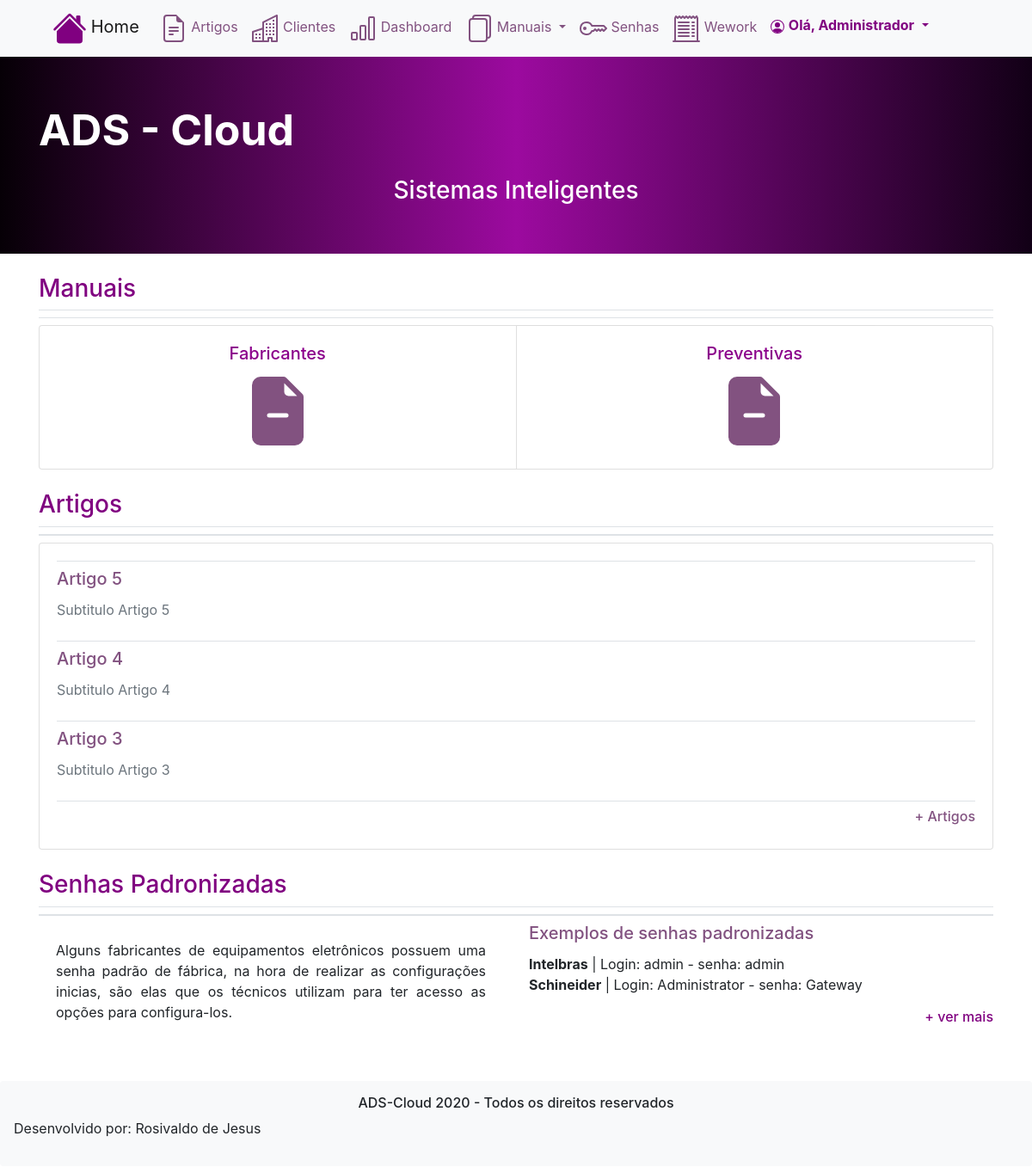
The app's page / (signed in) with its own data.
### evertical/models.py (models this page shows, shortened)
class tbArtigos(models.Model):
    artigoTitulo = models.CharField(max_length=255, blank=True, null=True)
    artigoSubtitulo = models.CharField(max_length=255, blank=True, null=True)
    artigoTexto = RichTextField(blank=True, null=True)
    class Meta:
        db_table = 'tbArtigos'
        verbose_name_plural = 'Artigos'

### evertical/views.py (the view)
# urls.py: path('', index),
@login_required(login_url='/login/')
def index(request):
    artigo = tbArtigos.objects.all().order_by('-id')[:3]
    return render(request, 'index.html', {'artigo': artigo})

### templates/index.html (shortened to what this page needs)
{% extends "base.html" %}
{% load static %}
{% block content %}
<link rel="stylesheet" href="{% static 'css/style.css' %}">
<link rel="stylesheet" type="text/css" href="css/style.css">
	<section>
		{% include "brBanner.html" %}
	</section>
	<br>
<div class="container-xl">
	<section>
		<h2 class="border-bottom   text-info">
            <a class="card-link">
                <h3 style="color: purple">Manuais</h3>
            </a>
		  </h2>
		<h2 class="border-bottom   text-info">
		</h2>
		<div class="card-group">
			<div class="card">
        		<div class="card-body">
		    		<div class="img_manuais" align="center">
					<h5 style="color: darkmagenta">Fabricantes</h5>
                    <a class="btn btn-outline" href="/manuaisFabricantes/" role="button" style="color: #825280">
                    </a>
				</div>
		   </div>
		</div>
		<div class="card">
      		<div class="card-body">
      			<div class="img_manuais" align="center">
		  			<h5 style="color: darkmagenta">
		    			Preventivas
					</h5>
						<a class="btn btn-outline" href="/manuaisPreventivas/" role="button" style="color: #825280">
						</a>
				</div>
			</div>
		</div>
	</section>
	<br>
	<section>
		 <h2 class="border-bottom text-info">
            <a class="card-link">
                <h3 style="color: purple">Artigos</h3>
            </a>
		 </h2>
		<h2 class="border-bottom  border text-info">
		 </h2>
		<div class="card" style=>
			<div class="card-body">
				{% for artigo in artigo %}
				<h2 class="border-bottom   text-info">
				</h2>
				<h5 class="card-title">
					<a href="/artigoVisualizacao/?id={{ artigo.id }}" class="card-link" style="color: #825280">{{ artigo.artigoTitulo }}</a>
				</h5>
				<div>
					<a href="/artigoVisualizacao/?id={{ artigo.id }}" class="card-subtitle mb-2 text-muted">{{ artigo.artigoSubtitulo }}</a>
				</div>
				<br>
				{% endfor %}
				<h2 class="border-bottom  text-info">
				</h2>
				<div align="right" >
					<h6 ><a href="/artigos/" style="color: #825280">+ Artigos</a></h6>
				</div>
			</div>
		</div>
	</section>
		<br>
	<section>
		 <h2 class="border-bottom text-info">
            <a class="card-link">
                <h3 style="color: purple">Senhas Padronizadas</h3>
            </a>
		 </h2>
		<h2 class="border-bottom  border text-info">
		 </h2>
		<div class="row">
		  <div class="col-sm-6">
			<div class="cards">
			  <div class="card-body">
				<p class="card-text">
					Alguns fabricantes de equipamentos eletrônicos possuem uma senha padrão de fábrica,
					na hora de realizar as configurações inicias, são elas que os técnicos utilizam
					para ter acesso as opções para configura-los.
				</p>
			  </div>
			</div>
		  </div>
		  <div class="col-sm-6">
			<div class="cards">
			  <div class="card-bodys">
				<h5 class="card-title" style="color: #825280">Exemplos de senhas padronizadas</h5>
				<p class="card-texts">
					<strong>Intelbras</strong>  |  Login: admin - senha: admin
					<br>
					<strong>Schineider</strong>  |  Login: Administrator - senha: Gateway
					<br>
					<div align="right" style="color: purple">
						<h6><a href="/senhasPadroes/" style="color: purple">+ ver mais</a></h6>
			  		</div>
				</p>
			  </div>
			</div>
		  </div>
		</div>
	</section>
	<br><br>
</div>
{% endblock %}

### templates/model-header.html (shortened to what this page needs)
<div class="bg-light" >
        <div class="container">
          <nav class="navbar navbar-expand-lg navbar-light bg-light ">
            {% if request.user.is_authenticated %}
            <a class="navbar-brand" href="/">
              <strong style="color: purple">
              </strong>
              Home
            </a>
            {% endif %}
            <div class="collapse navbar-collapse" id="navbarNavDropdown">
              <ul class="navbar-nav">
                  {% if request.user.is_authenticated %}
                <li class="nav-item active">
                  <a class="nav-link" href="/artigos/" style="color: #825280">
                    Artigos
                  </a>
                </li>
                  {% endif %}
                  {% if request.user.is_authenticated %}
                <li class="nav-item">
                  <a class="nav-link" href="/clientes/" style="color: #825280">
                    Clientes
                  </a>
                </li>
                  {% endif %}
                  {% if request.user.is_authenticated %}
                <li class="nav-item">
                  <a class="nav-link" href="/dashboard/" style="color: #825280">
                    Dashboard
                  </a>
                </li>
                  {% endif %}
                  {% if request.user.is_authenticated %}
                <li class="nav-item dropdown">
                  <a class="nav-link dropdown-toggle" href="#" id="navbarDropdownMenuLink" role="button" data-toggle="dropdown" aria-haspopup="true" aria-expanded="false" style="color: #825280">
                    Manuais
                  </a>
                </li>
                  {% endif %}
                  {% if request.user.is_authenticated %}
                <li class="nav-item">
                  <a class="nav-link" href="/senhasPadroes/" style="color: #825280">
                    Senhas
                  </a>
                </li>
                  {% endif %}
                  {% if request.user.is_authenticated %}
                <li class="nav-item">
                  <a class="nav-link" href="/wework/" style="color: #825280">
                    Wework
                  </a>
                </li>
                  {% endif %}
                  {% if request.user.is_authenticated %}
                        <li class="nav-item dropdown" >
                          <a class="nav-link dropdown-toggle" href="#" id="navbarDropdownMenuLink" role="button" data-toggle="dropdown" aria-haspopup="true" aria-expanded="false" style="color: purple">
                            <strong>Olá, {{ request.user.get_full_name }}</strong>
                          </a>
                        </li>
                          {% endif %}
              </ul>
            </div>
          </nav>
        </div>
</div>

### static/css/style.css (style rules this page uses)
p { text-align: justify; }

### records on screen
tbArtigos: artigoTitulo "Artigo 5", artigoSubtitulo "Subtitulo Artigo 5"
tbArtigos: artigoTitulo "Artigo 4", artigoSubtitulo "Subtitulo Artigo 4"
tbArtigos: artigoTitulo "Artigo 3", artigoSubtitulo "Subtitulo Artigo 3"

### other values on screen
{{ request.user.get_full_name }} "Administrador"
